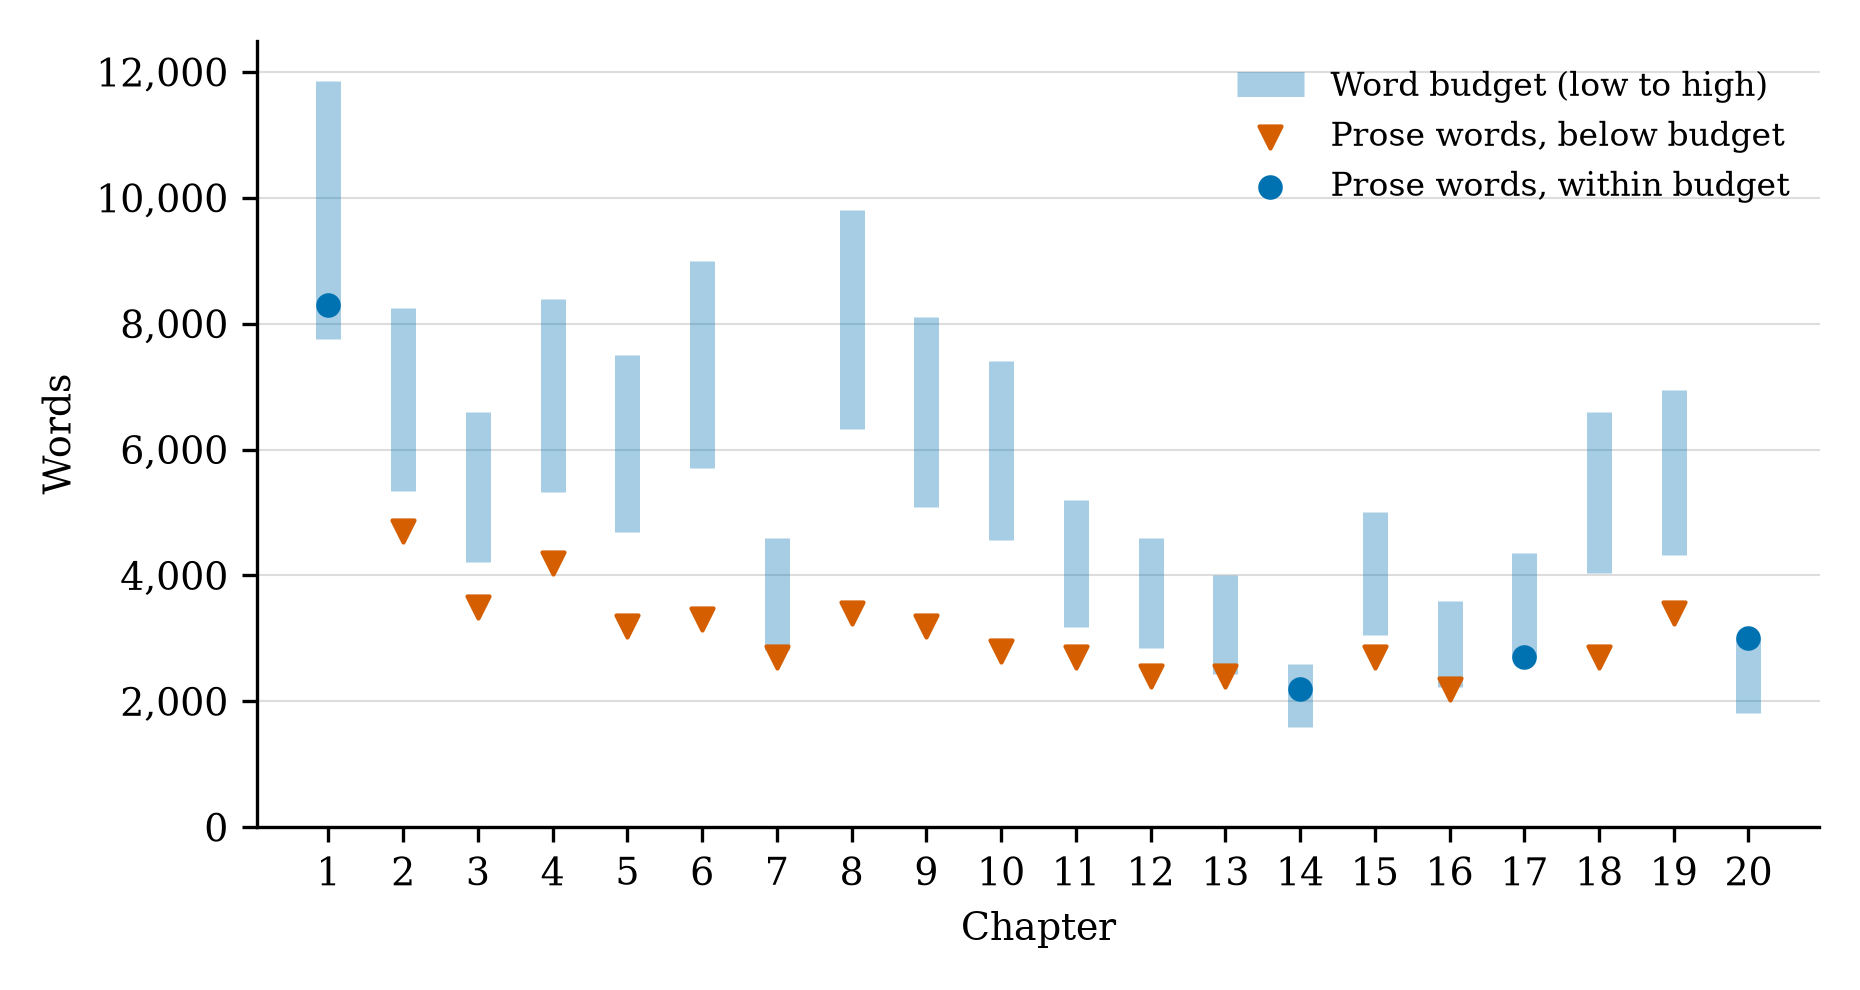

The script that saved this image:
"""Generate figures/chapter-budgets.png.

Data source: figures/chapter-budgets.csv, transcribed from
logs/chapter-content-generator-2026-10-15.md in the ai-for-ee-research repository
(word budgets and approximate prose-word counts recorded by the chapter generator).
"""
import csv
from pathlib import Path

import matplotlib
matplotlib.use("Agg")
import matplotlib.pyplot as plt

HERE = Path(__file__).parent
OUT = Path(__file__).with_suffix(".png")
BLUE, ORANGE, VERMILLION, GREY = "#0072B2", "#E69F00", "#D55E00", "#555555"

plt.rcParams.update({"font.family": "serif", "font.size": 9,
                     "axes.spines.top": False, "axes.spines.right": False})

with open(HERE / "chapter-budgets.csv") as f:
    rows = list(csv.DictReader(line for line in f if not line.startswith("#")))
ch = [int(r["chapter"]) for r in rows]
lo = [int(r["budget_low"]) for r in rows]
hi = [int(r["budget_high"]) for r in rows]
pw = [int(r["prose_words"]) for r in rows]

fig, ax = plt.subplots(figsize=(6.2, 3.3))
ax.vlines(ch, lo, hi, color=BLUE, linewidth=6, alpha=0.35, label="Word budget (low to high)")
below = [p < l for p, l in zip(pw, lo)]
ax.scatter([c for c, b in zip(ch, below) if b], [p for p, b in zip(pw, below) if b],
           marker="v", s=28, color=VERMILLION, zorder=3, label="Prose words, below budget")
ax.scatter([c for c, b in zip(ch, below) if not b], [p for p, b in zip(pw, below) if not b],
           marker="o", s=24, color=BLUE, zorder=3, label="Prose words, within budget")
ax.set_xticks(ch)
ax.set_xlabel("Chapter")
ax.set_ylabel("Words")
ax.set_ylim(0, 12500)
ax.yaxis.set_major_formatter(matplotlib.ticker.FuncFormatter(lambda v, _: f"{int(v):,}"))
ax.grid(axis="y", color="#dddddd", linewidth=0.5)
ax.set_axisbelow(True)
ax.legend(frameon=False, loc="upper right", fontsize=8)
fig.tight_layout()
fig.savefig(OUT, dpi=300)
print(f"wrote {OUT}")
